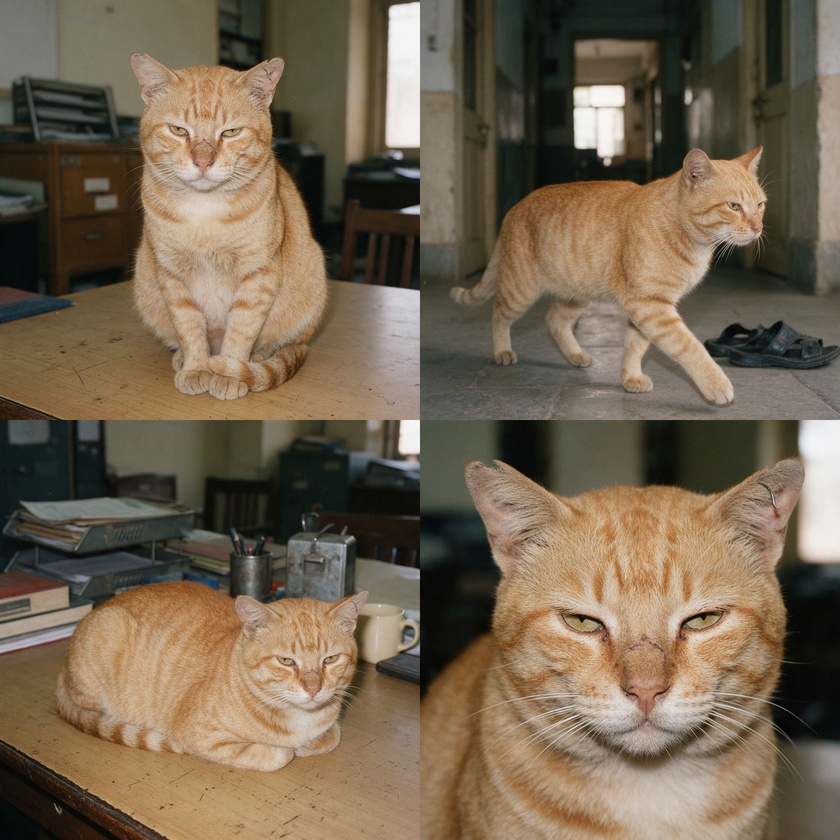
#> input picture assets/characters/billu_sheet.jpg, 840 x 840 px, shrunk from 2048 x 2048 before the run
$ python find_sparkle.py ../../assets/characters/billu_sheet.jpg 100
#> lines starting #> are read from the running program, lines starting #| are printed output that depends on the picture
#!/usr/bin/env python3
"""Print the sparkle margin (px from the right and bottom edges) that holds Gemini's star.
Usage: find_sparkle.py IMAGE [SIZE]. Candidates: 64 (seen 2026-10-16) and 192 (2026-10-14/15).
Score = share of low-saturation pixels in the box that are clearly brighter than the box median."""
import sys
from PIL import Image
im = Image.open(sys.argv[1]).convert("RGB"); W, H = im.size
#> further down, im is the input picture: PIL image 840x840 RGB; mean R, G, B 116.2, 100.7, 80.5
#> after `W, H = im.size`: W = 840; H = 840
size = int(sys.argv[2]) if len(sys.argv) > 2 else 96
best = None
for m in (64, 192):
    box = im.crop((W - m - size, H - m - size, W - m, H - m))
    px = list(box.getdata()) if not hasattr(box, "get_flattened_data") else list(box.get_flattened_data()); lum = sorted(sum(p) / 3 for p in px); med = lum[len(lum) // 2]
    hits = sum(1 for p in px if max(p) - min(p) < 30 and sum(p) / 3 > med + 25)
    score = hits / len(px)
    print(f"margin {m}: score {score:.3f}", file=sys.stderr)
    if best is None or score > best[1]: best = (m, score)
#> this loop made 2 passes
#> (med, hits, score, best) on pass 1: (127, 1073, 0.107, (64, 0.107))
#> (med, hits, score) on pass 2: (159.7, 129, 0.0129)
#> pass 1, `box = im.crop((W - m - size, H - m - size, W - m, H - m))`:
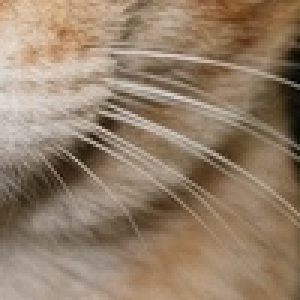
#> box: PIL image 100x100 RGB (shown 3 times larger); mean R, G, B 147.7, 127, 105.1
#> pass 2, `box = im.crop((W - m - size, H - m - size, W - m, H - m))`:
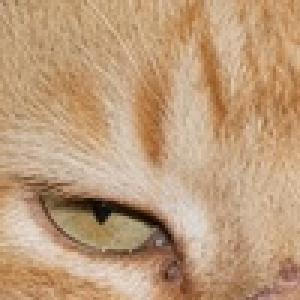
#> box: PIL image 100x100 RGB (shown 3 times larger); mean R, G, B 189.8, 156.1, 122.5
print(best[0])
#| 64

$ run again, on assets/characters/pandey_sheet_v2.jpg
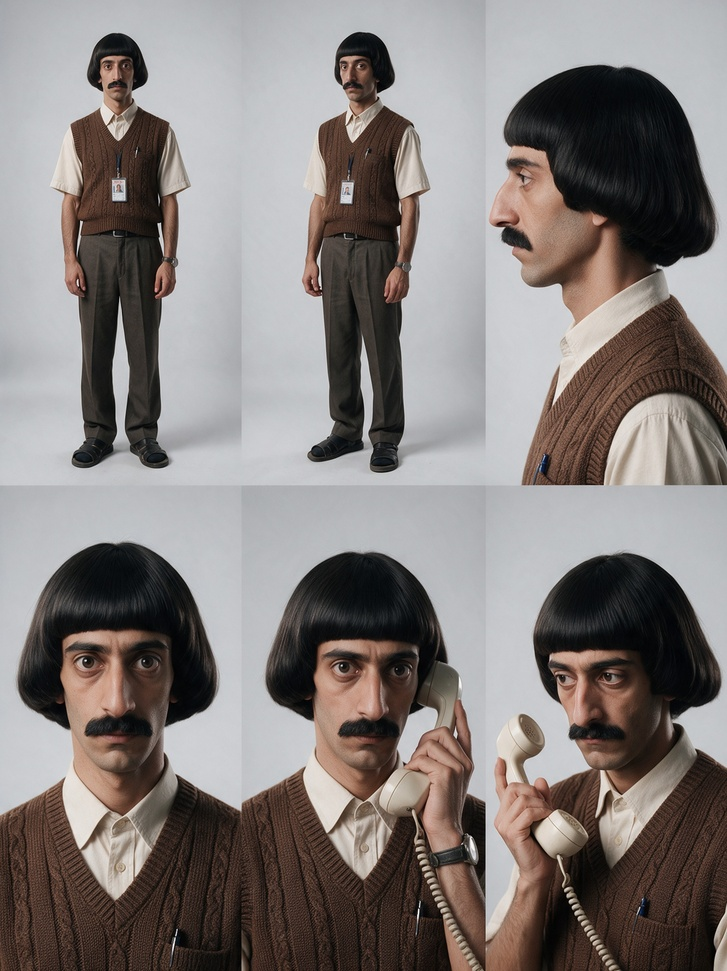
#> input picture assets/characters/pandey_sheet_v2.jpg, 727 x 971 px, shrunk from 1760 x 2352 before the run
#> im is the input picture: PIL image 727x971 RGB; mean R, G, B 131.3, 124.7, 122.5
#> the loop `for m in (64, 192):` made 2 passes
#> (med, hits, score, best) on pass 1: (51.67, 2048, 0.205, (64, 0.205))
#> pass 1, `box = im.crop((W - m - size, H - m - size, W - m, H - m))`:
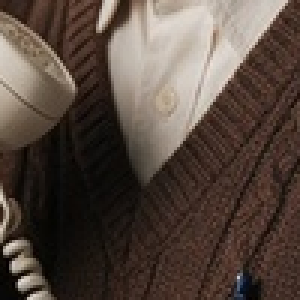
#> box: PIL image 100x100 RGB (shown 3 times larger); mean R, G, B 85.7, 71.9, 63.2
#> pass 2, `box = im.crop((W - m - size, H - m - size, W - m, H - m))`:
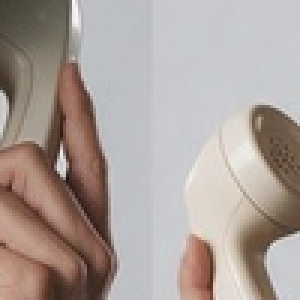
#> box: PIL image 100x100 RGB (shown 3 times larger); mean R, G, B 171.5, 160, 154.5
#| 64

$ run again, on assets/characters/rahul_sheet.jpg
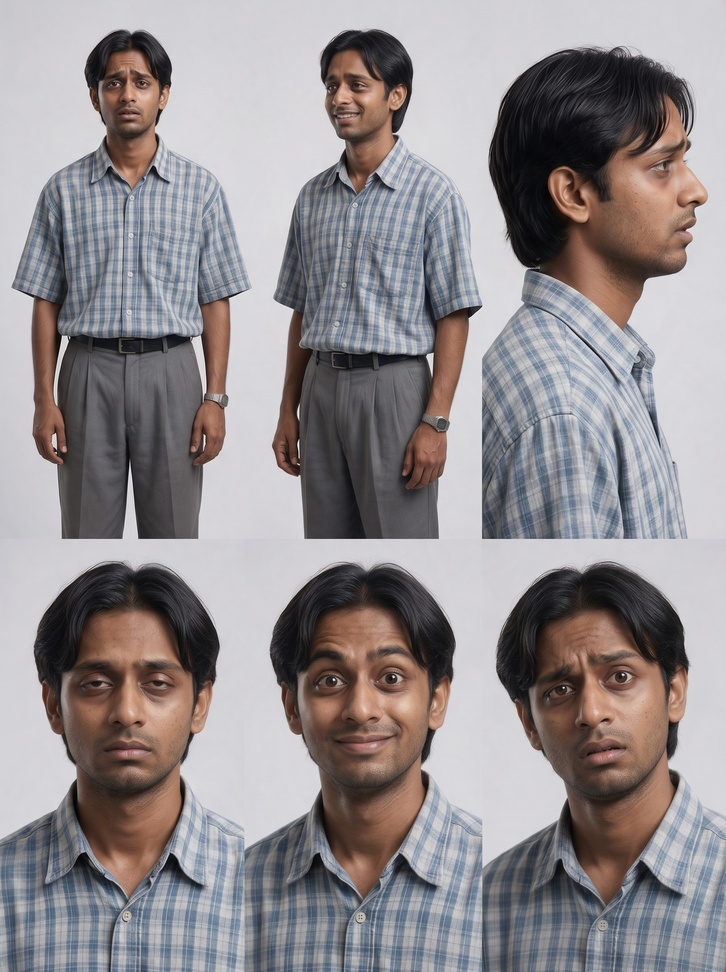
#> input picture assets/characters/rahul_sheet.jpg, 726 x 972 px, shrunk from 1792 x 2400 before the run
#> im is the input picture: PIL image 726x972 RGB; mean R, G, B 146.1, 140.4, 142.6
#> the loop `for m in (64, 192):` made 2 passes
#> (med, hits, score, best) on pass 1: (82.33, 2099, 0.21, (64, 0.21))
#> pass 1, `box = im.crop((W - m - size, H - m - size, W - m, H - m))`:
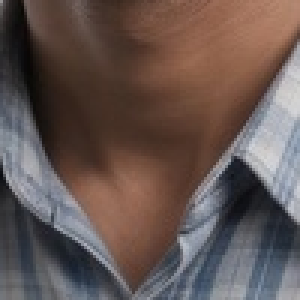
#> box: PIL image 100x100 RGB (shown 3 times larger); mean R, G, B 100.6, 85.3, 81.3
#> pass 2, `box = im.crop((W - m - size, H - m - size, W - m, H - m))`:
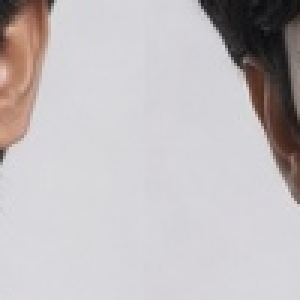
#> box: PIL image 100x100 RGB (shown 3 times larger); mean R, G, B 193.8, 189.1, 191.2
#| 64

$ run again, on assets/characters/rashmi_e10_master.jpg
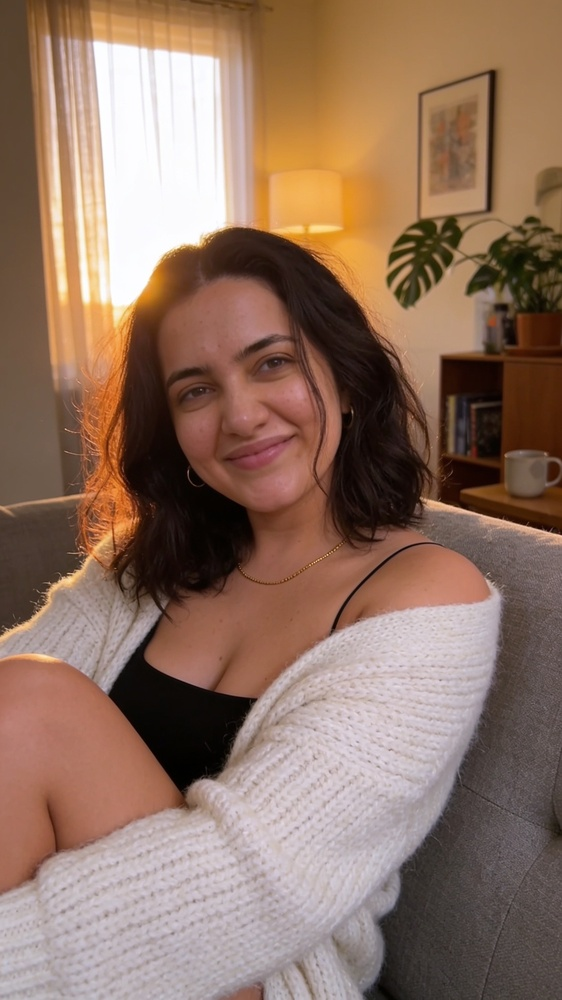
#> input picture assets/characters/rashmi_e10_master.jpg, 562 x 1000 px, shrunk from 1440 x 2560 before the run
#> im is the input picture: PIL image 562x1000 RGB; mean R, G, B 143.5, 114.6, 98
#> the loop `for m in (64, 192):` made 2 passes
#> (med, hits, score, best) on pass 1: (62.67, 907, 0.0907, (64, 0.0907))
#> pass 1, `box = im.crop((W - m - size, H - m - size, W - m, H - m))`:
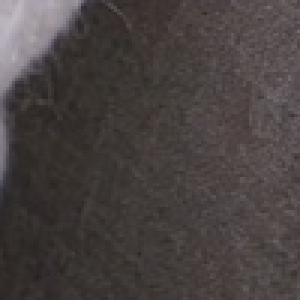
#> box: PIL image 100x100 RGB (shown 3 times larger); mean R, G, B 72.3, 65.7, 64.4
#> pass 2, `box = im.crop((W - m - size, H - m - size, W - m, H - m))`:
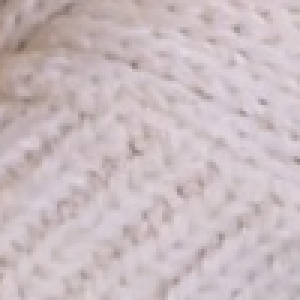
#> box: PIL image 100x100 RGB (shown 3 times larger); mean R, G, B 202.5, 188.5, 192.2
#| 64
